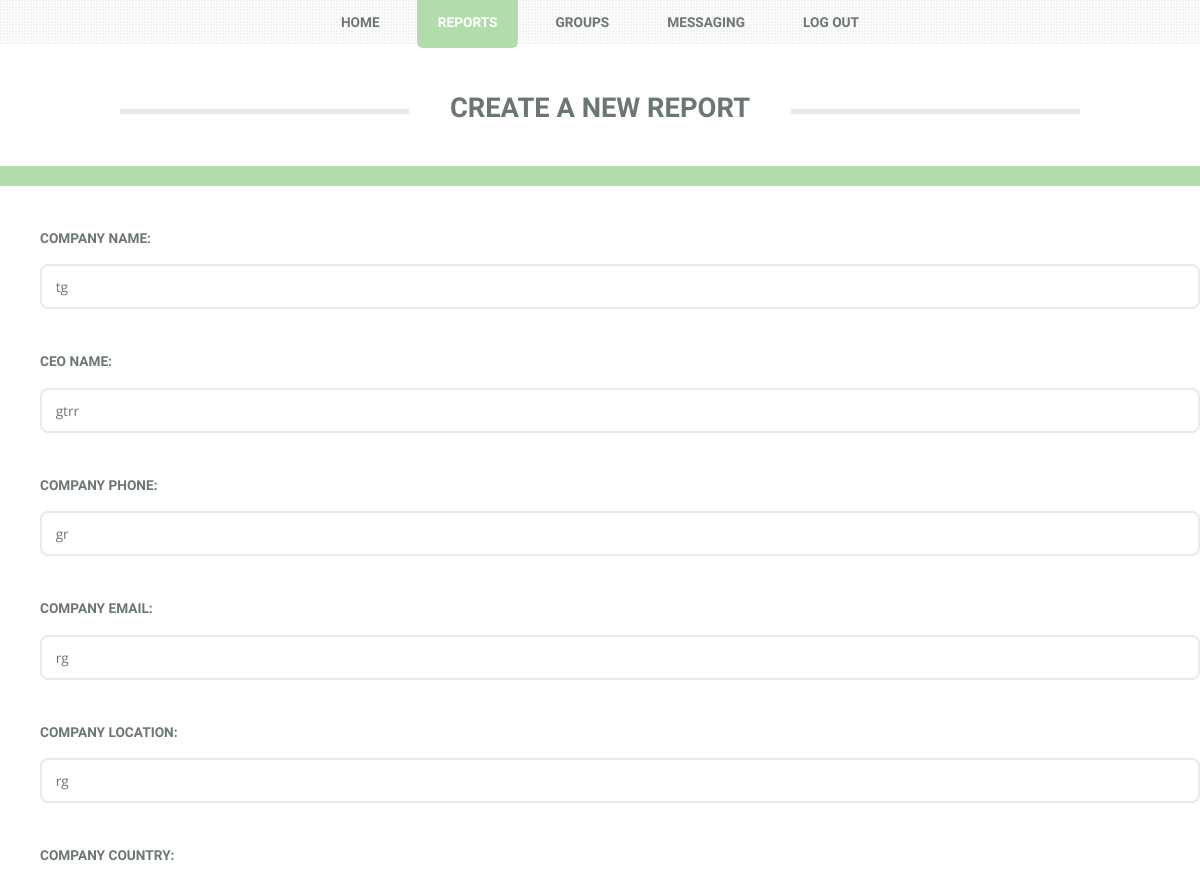
The page /reports/report/4/ (upper part) on the database as committed earlier.
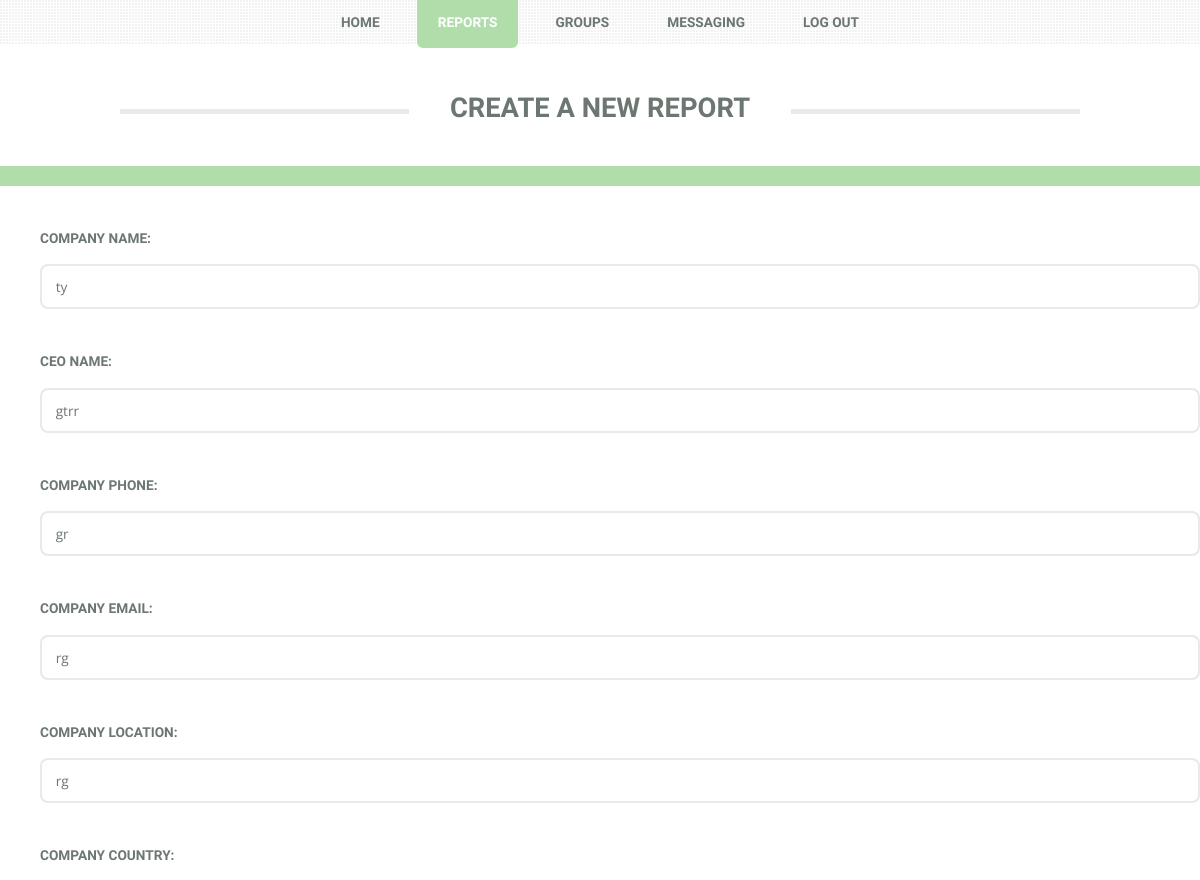
The same page on the database as committed later.
### reports/models.py (models this page shows, shortened)
class Report(models.Model):
    created_by = models.ForeignKey(CustomUser, on_delete=models.CASCADE, default=1, editable=False)
    created_at = models.DateTimeField(auto_now_add=True, editable=False)
    company_name=models.CharField(max_length=255)
    ceo_name=models.CharField(max_length=255)
    company_phone=models.CharField(max_length=255)
    company_email = models.CharField(max_length=255)
    company_location=models.CharField(max_length=255)
    company_country=models.CharField(max_length=255)
    sector=models.CharField(max_length=255)
    industry=models.CharField(max_length=255)
    current_projects=models.TextField()
    private_report = models.BooleanField(default=False, blank=True)

### reports/views.py (the view)
# urls.py: url(r'^report/(?P<pk>[0-9]+)/$', ReportUpdate.as_view(), name='report-update'),
class ReportUpdate(UpdateView):
    model = Report
    fields = ['company_name', 'ceo_name', 'company_phone', 'company_email',
              'company_location', 'company_country', 'sector', 'industry',
              'current_projects', 'private_report']

### reports/templates/reports/report_form.html (shortened to what this page needs)
<!DOCTYPE HTML>
{% load static %}
<link rel="stylesheet" type="text/css" href="{% static 'messaging/css/main.css' %}"/>
<link rel="stylesheet" type="text/css" href="{% static 'messaging/css/ie8.css' %}"/>
<link rel="stylesheet" type="text/css" href="{% static 'messaging/css/font-awesome.min.css' %}" />
<html>
    <head>
        <link rel="stylesheet" href="assets/css/main.css" />
        <link rel="stylesheet" href="font-awesome/css/font-awesome.min.css">
    </head>
    <body class="homepage">
        <div id="page-wrapper">
                <header id="header">
                    <div class="logo container">
                        <div>
                            <h1><a id="logo">Create a New Report</a></h1>
                        </div>
                    </div>
                </header>
                <nav id="nav">
                    <ul>
                        <li><a href={% url 'loggedin' %}>Home</a></li>
                        <li class = "current"><a href = "{% url 'reports:index' %}" >Reports</a></li>
                        <li><a href = {% url 'groups' %}>Groups</a></li>
                        <li><a href = {% url 'messaging' %}>Messaging</a></li>
                        <li><a href= {% url 'logout' %}>LOG OUT</a></li>
                    </ul>
                </nav>
                <div id="main-wrapper">
                	<div style = "padding-left: 40px">
                    <p>
                        <form class="form-horizontal" action="."  method="post" enctype="multipart/form-data">
                            <fieldset>
                                <div>
                                    {{ form.as_p }}
                                </div>
                            </fieldset>
                        </form>
                    </p>
					    </div>
                </div>
            </div>
    </body>

Rows that differ between the two databases and show on the page:
changed Report "gtrr": company_name "tg" → "ty"
